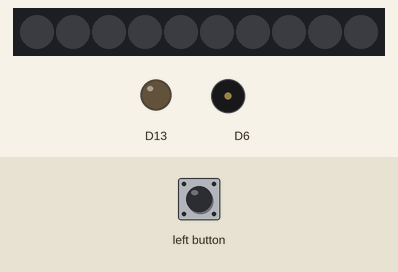
Bench run of a sketch on a simulated Adafruit Circuit Playground Express. Shown: 10 RGB LEDs in strip order, left to right, output pins drawn as LEDs (lit = HIGH), buzzer (waves = sounding). Inputs (shaded band) come from the test bench. Dim RGB values are drawn brighter than linear.

Above: at 1.2 s.
1.3 s: left button pressed for 0.15 s
At 1.61 s:
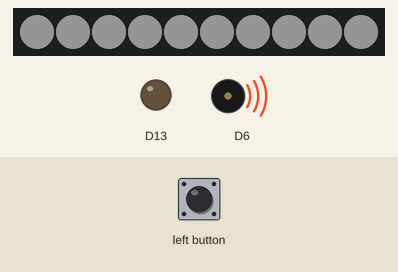
2.0 s: left button pressed for 1 s
At 3.2 s:
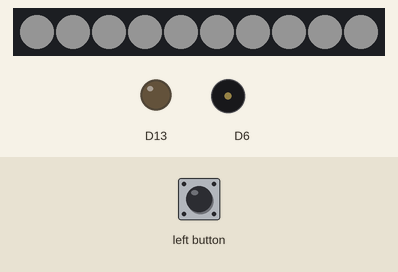
3.6 s: left button pressed for 3.2 s
Timing chart, 0 to 8.9 s (numbered marks = the images above; inputs shaded):
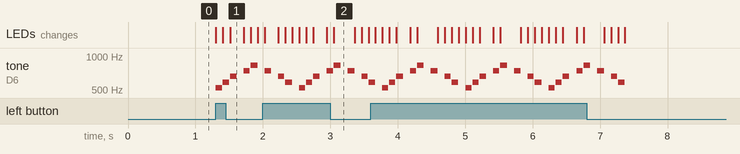

Measured:
- after the input at 1.3 s, tone on D6: plays 523 Hz for 0.09 s, 587 Hz for 0.09 s, 659 Hz for 0.10 s, 739 Hz for 0.09 s, 830 Hz for 0.10 s, starting at once; the LEDs: first change at once (image 1 shows a later state)

The sketch:

AP_CSP_Music.ino
```cpp
#include <Adafruit_CircuitPlayground.h>

bool leftButtonPressed;

void setup() {
  CircuitPlayground.begin();
}

void loop() {
  leftButtonPressed = CircuitPlayground.leftButton();
  if (leftButtonPressed) {
    for (int i = 0; i < 10; i++)
      CircuitPlayground.setPixelColor(i, 100,   100,   100);
    CircuitPlayground.playTone(523, 90);
    CircuitPlayground.clearPixels();
    delay(10);
    for (int i = 0; i < 10; i++)
      CircuitPlayground.setPixelColor(i, 170,   170,   170);
    CircuitPlayground.playTone(587, 90);
    CircuitPlayground.clearPixels();
    delay(10);
    for (int i = 0; i < 10; i++)
      CircuitPlayground.setPixelColor(i, 255,   255,   255);
    CircuitPlayground.playTone(659, 100);
    CircuitPlayground.setPixelColor(0, 255,   0,   0);
    CircuitPlayground.clearPixels();
    delay(100);

    for (int i = 0; i < 10; i++)
      CircuitPlayground.setPixelColor(i, 170,   170,   170);
    CircuitPlayground.playTone(739, 90);
    CircuitPlayground.clearPixels();
    delay(10);
    for (int i = 0; i < 10; i++)
      CircuitPlayground.setPixelColor(i, 255,   255,   255);
    CircuitPlayground.playTone(830, 100);
    CircuitPlayground.setPixelColor(0, 255,   0,   0);
    CircuitPlayground.clearPixels();
    delay(100);

    for (int i = 0; i < 10; i++)
      CircuitPlayground.setPixelColor(i, 255,   255,   255);
    CircuitPlayground.playTone(739, 100);
    CircuitPlayground.setPixelColor(0, 255,   0,   0);
    CircuitPlayground.clearPixels();
    delay(100);

    for (int i = 0; i < 10; i++)
      CircuitPlayground.setPixelColor(i, 170,   170,   170);
    CircuitPlayground.playTone(659, 90);
    CircuitPlayground.clearPixels();
    delay(10);
    for (int i = 0; i < 10; i++)
      CircuitPlayground.setPixelColor(i, 255,   255,   255);
    CircuitPlayground.playTone(587, 100);
    CircuitPlayground.setPixelColor(0, 255,   0,   0);
    CircuitPlayground.clearPixels();
    delay(100);
  }
}
```
